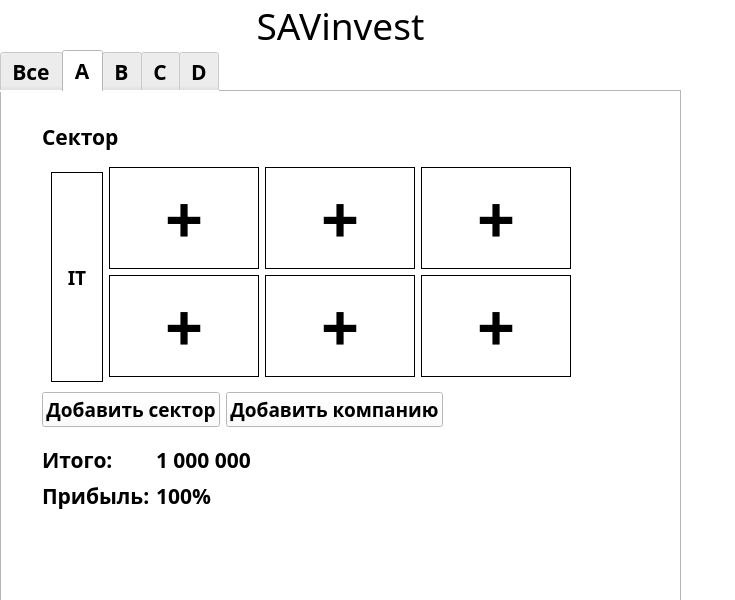
<?xml version="1.0" encoding="UTF-8"?>
<ui version="4.0">
 <class>MainWindow</class>
 <widget class="QMainWindow" name="MainWindow">
  <property name="enabled">
   <bool>true</bool>
  </property>
  <property name="geometry">
   <rect>
    <x>0</x>
    <y>0</y>
    <width>735</width>
    <height>600</height>
   </rect>
  </property>
  <property name="sizePolicy">
   <sizepolicy hsizetype="Expanding" vsizetype="Expanding">
    <horstretch>0</horstretch>
    <verstretch>0</verstretch>
   </sizepolicy>
  </property>
  <property name="minimumSize">
   <size>
    <width>670</width>
    <height>600</height>
   </size>
  </property>
  <property name="maximumSize">
   <size>
    <width>16777215</width>
    <height>16777215</height>
   </size>
  </property>
  <property name="sizeIncrement">
   <size>
    <width>0</width>
    <height>0</height>
   </size>
  </property>
  <property name="baseSize">
   <size>
    <width>670</width>
    <height>600</height>
   </size>
  </property>
  <property name="windowTitle">
   <string>MainWindow</string>
  </property>
  <property name="autoFillBackground">
   <bool>false</bool>
  </property>
  <property name="styleSheet">
   <string notr="true">background-color: white;</string>
  </property>
  <widget class="QWidget" name="centralwidget">
   <property name="sizePolicy">
    <sizepolicy hsizetype="Expanding" vsizetype="Expanding">
     <horstretch>0</horstretch>
     <verstretch>0</verstretch>
    </sizepolicy>
   </property>
   <property name="minimumSize">
    <size>
     <width>670</width>
     <height>600</height>
    </size>
   </property>
   <widget class="QWidget" name="">
    <property name="geometry">
     <rect>
      <x>0</x>
      <y>0</y>
      <width>681</width>
      <height>672</height>
     </rect>
    </property>
    <layout class="QVBoxLayout" name="verticalLayout_2" stretch="1,0">
     <property name="spacing">
      <number>0</number>
     </property>
     <property name="sizeConstraint">
      <enum>QLayout::SetNoConstraint</enum>
     </property>
     <property name="topMargin">
      <number>0</number>
     </property>
     <item>
      <widget class="QLabel" name="label">
       <property name="sizePolicy">
        <sizepolicy hsizetype="Expanding" vsizetype="Preferred">
         <horstretch>0</horstretch>
         <verstretch>0</verstretch>
        </sizepolicy>
       </property>
       <property name="minimumSize">
        <size>
         <width>670</width>
         <height>50</height>
        </size>
       </property>
       <property name="font">
        <font>
         <family>Niagara Solid</family>
         <pointsize>28</pointsize>
         <weight>50</weight>
         <italic>false</italic>
         <bold>false</bold>
        </font>
       </property>
       <property name="styleSheet">
        <string notr="true">
font: 28pt &quot;Niagara Solid&quot;;</string>
       </property>
       <property name="text">
        <string>SAVinvest</string>
       </property>
       <property name="alignment">
        <set>Qt::AlignCenter</set>
       </property>
      </widget>
     </item>
     <item>
      <widget class="QTabWidget" name="tabWidget">
       <property name="sizePolicy">
        <sizepolicy hsizetype="Expanding" vsizetype="Expanding">
         <horstretch>0</horstretch>
         <verstretch>0</verstretch>
        </sizepolicy>
       </property>
       <property name="minimumSize">
        <size>
         <width>660</width>
         <height>620</height>
        </size>
       </property>
       <property name="font">
        <font>
         <family>Pobeda</family>
         <pointsize>16</pointsize>
         <weight>75</weight>
         <bold>true</bold>
        </font>
       </property>
       <property name="cursor">
        <cursorShape>ArrowCursor</cursorShape>
       </property>
       <property name="contextMenuPolicy">
        <enum>Qt::ActionsContextMenu</enum>
       </property>
       <property name="acceptDrops">
        <bool>true</bool>
       </property>
       <property name="styleSheet">
        <string notr="true">board-width: 3</string>
       </property>
       <property name="tabPosition">
        <enum>QTabWidget::North</enum>
       </property>
       <property name="tabShape">
        <enum>QTabWidget::Rounded</enum>
       </property>
       <property name="currentIndex">
        <number>1</number>
       </property>
       <property name="iconSize">
        <size>
         <width>50</width>
         <height>30</height>
        </size>
       </property>
       <property name="elideMode">
        <enum>Qt::ElideMiddle</enum>
       </property>
       <property name="documentMode">
        <bool>false</bool>
       </property>
       <property name="tabsClosable">
        <bool>false</bool>
       </property>
       <property name="movable">
        <bool>false</bool>
       </property>
       <property name="tabBarAutoHide">
        <bool>false</bool>
       </property>
       <widget class="QWidget" name="all">
        <attribute name="title">
         <string>Все</string>
        </attribute>
        <widget class="QLabel" name="label_5">
         <property name="geometry">
          <rect>
           <x>20</x>
           <y>350</y>
           <width>60</width>
           <height>38</height>
          </rect>
         </property>
         <property name="font">
          <font>
           <family>Pobeda</family>
           <pointsize>14</pointsize>
           <weight>75</weight>
           <bold>true</bold>
          </font>
         </property>
         <property name="text">
          <string>Прибыль:</string>
         </property>
        </widget>
        <widget class="QLabel" name="label_2">
         <property name="geometry">
          <rect>
           <x>20</x>
           <y>330</y>
           <width>96</width>
           <height>22</height>
          </rect>
         </property>
         <property name="font">
          <font>
           <family>Pobeda</family>
           <pointsize>14</pointsize>
           <weight>75</weight>
           <bold>true</bold>
          </font>
         </property>
         <property name="text">
          <string>Итого:</string>
         </property>
        </widget>
        <widget class="QLabel" name="label_4">
         <property name="geometry">
          <rect>
           <x>130</x>
           <y>320</y>
           <width>81</width>
           <height>41</height>
          </rect>
         </property>
         <property name="font">
          <font>
           <family>Pobeda</family>
           <pointsize>14</pointsize>
           <weight>75</weight>
           <bold>true</bold>
          </font>
         </property>
         <property name="text">
          <string>сумма</string>
         </property>
        </widget>
        <widget class="QLabel" name="label_6">
         <property name="geometry">
          <rect>
           <x>100</x>
           <y>360</y>
           <width>81</width>
           <height>22</height>
          </rect>
         </property>
         <property name="font">
          <font>
           <family>Pobeda</family>
           <pointsize>14</pointsize>
           <weight>75</weight>
           <bold>true</bold>
          </font>
         </property>
         <property name="text">
          <string>проценты</string>
         </property>
        </widget>
       </widget>
       <widget class="QWidget" name="tab_a">
        <property name="sizePolicy">
         <sizepolicy hsizetype="Expanding" vsizetype="Expanding">
          <horstretch>0</horstretch>
          <verstretch>0</verstretch>
         </sizepolicy>
        </property>
        <property name="minimumSize">
         <size>
          <width>670</width>
          <height>590</height>
         </size>
        </property>
        <property name="maximumSize">
         <size>
          <width>670</width>
          <height>590</height>
         </size>
        </property>
        <attribute name="title">
         <string>A</string>
        </attribute>
        <widget class="QWidget" name="">
         <property name="geometry">
          <rect>
           <x>40</x>
           <y>30</y>
           <width>538</width>
           <height>389</height>
          </rect>
         </property>
         <layout class="QVBoxLayout" name="verticalLayout">
          <item>
           <widget class="QLabel" name="label_26">
            <property name="font">
             <font>
              <family>Pobeda</family>
              <pointsize>16</pointsize>
              <weight>75</weight>
              <bold>true</bold>
             </font>
            </property>
            <property name="text">
             <string>Сектор</string>
            </property>
           </widget>
          </item>
          <item>
           <widget class="QWidget" name="widget" native="true">
            <layout class="QGridLayout" name="gridLayout" rowstretch="1,1">
             <item row="0" column="0" rowspan="2">
              <widget class="QLabel" name="label_33">
               <property name="sizePolicy">
                <sizepolicy hsizetype="Expanding" vsizetype="Expanding">
                 <horstretch>0</horstretch>
                 <verstretch>0</verstretch>
                </sizepolicy>
               </property>
               <property name="minimumSize">
                <size>
                 <width>50</width>
                 <height>210</height>
                </size>
               </property>
               <property name="maximumSize">
                <size>
                 <width>250</width>
                 <height>200</height>
                </size>
               </property>
               <property name="font">
                <font>
                 <family>Pobeda</family>
                 <pointsize>14</pointsize>
                 <weight>75</weight>
                 <bold>true</bold>
                </font>
               </property>
               <property name="frameShape">
                <enum>QFrame::Box</enum>
               </property>
               <property name="frameShadow">
                <enum>QFrame::Plain</enum>
               </property>
               <property name="text">
                <string>IT</string>
               </property>
               <property name="textFormat">
                <enum>Qt::AutoText</enum>
               </property>
               <property name="alignment">
                <set>Qt::AlignCenter</set>
               </property>
               <property name="wordWrap">
                <bool>false</bool>
               </property>
              </widget>
             </item>
             <item row="0" column="1">
              <widget class="QLabel" name="label_27">
               <property name="sizePolicy">
                <sizepolicy hsizetype="Expanding" vsizetype="Expanding">
                 <horstretch>0</horstretch>
                 <verstretch>0</verstretch>
                </sizepolicy>
               </property>
               <property name="minimumSize">
                <size>
                 <width>150</width>
                 <height>100</height>
                </size>
               </property>
               <property name="maximumSize">
                <size>
                 <width>250</width>
                 <height>200</height>
                </size>
               </property>
               <property name="font">
                <font>
                 <family>Pobeda</family>
                 <pointsize>50</pointsize>
                 <weight>75</weight>
                 <bold>true</bold>
                </font>
               </property>
               <property name="frameShape">
                <enum>QFrame::Box</enum>
               </property>
               <property name="frameShadow">
                <enum>QFrame::Plain</enum>
               </property>
               <property name="text">
                <string>+</string>
               </property>
               <property name="textFormat">
                <enum>Qt::AutoText</enum>
               </property>
               <property name="alignment">
                <set>Qt::AlignCenter</set>
               </property>
               <property name="wordWrap">
                <bool>false</bool>
               </property>
              </widget>
             </item>
             <item row="0" column="2">
              <widget class="QLabel" name="label_28">
               <property name="sizePolicy">
                <sizepolicy hsizetype="Expanding" vsizetype="Expanding">
                 <horstretch>0</horstretch>
                 <verstretch>0</verstretch>
                </sizepolicy>
               </property>
               <property name="minimumSize">
                <size>
                 <width>150</width>
                 <height>100</height>
                </size>
               </property>
               <property name="maximumSize">
                <size>
                 <width>250</width>
                 <height>200</height>
                </size>
               </property>
               <property name="font">
                <font>
                 <family>Pobeda</family>
                 <pointsize>50</pointsize>
                 <weight>75</weight>
                 <bold>true</bold>
                </font>
               </property>
               <property name="frameShape">
                <enum>QFrame::Box</enum>
               </property>
               <property name="frameShadow">
                <enum>QFrame::Plain</enum>
               </property>
               <property name="text">
                <string>+</string>
               </property>
               <property name="textFormat">
                <enum>Qt::AutoText</enum>
               </property>
               <property name="alignment">
                <set>Qt::AlignCenter</set>
               </property>
               <property name="wordWrap">
                <bool>false</bool>
               </property>
              </widget>
             </item>
             <item row="0" column="3">
              <widget class="QLabel" name="label_29">
               <property name="sizePolicy">
                <sizepolicy hsizetype="Expanding" vsizetype="Expanding">
                 <horstretch>0</horstretch>
                 <verstretch>0</verstretch>
                </sizepolicy>
               </property>
               <property name="minimumSize">
                <size>
                 <width>150</width>
                 <height>100</height>
                </size>
               </property>
               <property name="maximumSize">
                <size>
                 <width>250</width>
                 <height>200</height>
                </size>
               </property>
               <property name="font">
                <font>
                 <family>Pobeda</family>
                 <pointsize>50</pointsize>
                 <weight>75</weight>
                 <bold>true</bold>
                </font>
               </property>
               <property name="frameShape">
                <enum>QFrame::Box</enum>
               </property>
               <property name="frameShadow">
                <enum>QFrame::Plain</enum>
               </property>
               <property name="text">
                <string>+</string>
               </property>
               <property name="textFormat">
                <enum>Qt::AutoText</enum>
               </property>
               <property name="alignment">
                <set>Qt::AlignCenter</set>
               </property>
               <property name="wordWrap">
                <bool>false</bool>
               </property>
              </widget>
             </item>
             <item row="1" column="1">
              <widget class="QLabel" name="label_32">
               <property name="sizePolicy">
                <sizepolicy hsizetype="Expanding" vsizetype="Expanding">
                 <horstretch>0</horstretch>
                 <verstretch>0</verstretch>
                </sizepolicy>
               </property>
               <property name="minimumSize">
                <size>
                 <width>150</width>
                 <height>100</height>
                </size>
               </property>
               <property name="maximumSize">
                <size>
                 <width>250</width>
                 <height>200</height>
                </size>
               </property>
               <property name="font">
                <font>
                 <family>Pobeda</family>
                 <pointsize>50</pointsize>
                 <weight>75</weight>
                 <bold>true</bold>
                </font>
               </property>
               <property name="frameShape">
                <enum>QFrame::Box</enum>
               </property>
               <property name="frameShadow">
                <enum>QFrame::Plain</enum>
               </property>
               <property name="text">
                <string>+</string>
               </property>
               <property name="textFormat">
                <enum>Qt::AutoText</enum>
               </property>
               <property name="alignment">
                <set>Qt::AlignCenter</set>
               </property>
               <property name="wordWrap">
                <bool>false</bool>
               </property>
              </widget>
             </item>
             <item row="1" column="2">
              <widget class="QLabel" name="label_31">
               <property name="sizePolicy">
                <sizepolicy hsizetype="Expanding" vsizetype="Expanding">
                 <horstretch>0</horstretch>
                 <verstretch>0</verstretch>
                </sizepolicy>
               </property>
               <property name="minimumSize">
                <size>
                 <width>150</width>
                 <height>100</height>
                </size>
               </property>
               <property name="maximumSize">
                <size>
                 <width>250</width>
                 <height>200</height>
                </size>
               </property>
               <property name="font">
                <font>
                 <family>Pobeda</family>
                 <pointsize>50</pointsize>
                 <weight>75</weight>
                 <bold>true</bold>
                </font>
               </property>
               <property name="frameShape">
                <enum>QFrame::Box</enum>
               </property>
               <property name="frameShadow">
                <enum>QFrame::Plain</enum>
               </property>
               <property name="text">
                <string>+</string>
               </property>
               <property name="textFormat">
                <enum>Qt::AutoText</enum>
               </property>
               <property name="alignment">
                <set>Qt::AlignCenter</set>
               </property>
               <property name="wordWrap">
                <bool>false</bool>
               </property>
              </widget>
             </item>
             <item row="1" column="3">
              <widget class="QLabel" name="label_30">
               <property name="sizePolicy">
                <sizepolicy hsizetype="Expanding" vsizetype="Expanding">
                 <horstretch>0</horstretch>
                 <verstretch>0</verstretch>
                </sizepolicy>
               </property>
               <property name="minimumSize">
                <size>
                 <width>150</width>
                 <height>100</height>
                </size>
               </property>
               <property name="maximumSize">
                <size>
                 <width>250</width>
                 <height>200</height>
                </size>
               </property>
               <property name="font">
                <font>
                 <family>Pobeda</family>
                 <pointsize>50</pointsize>
                 <weight>75</weight>
                 <bold>true</bold>
                </font>
               </property>
               <property name="frameShape">
                <enum>QFrame::Box</enum>
               </property>
               <property name="frameShadow">
                <enum>QFrame::Plain</enum>
               </property>
               <property name="text">
                <string>+</string>
               </property>
               <property name="textFormat">
                <enum>Qt::AutoText</enum>
               </property>
               <property name="alignment">
                <set>Qt::AlignCenter</set>
               </property>
               <property name="wordWrap">
                <bool>false</bool>
               </property>
              </widget>
             </item>
            </layout>
           </widget>
          </item>
          <item>
           <layout class="QHBoxLayout" name="horizontalLayout">
            <item>
             <widget class="QPushButton" name="pushButton">
              <property name="font">
               <font>
                <family>Pobeda</family>
                <pointsize>14</pointsize>
                <weight>75</weight>
                <bold>true</bold>
               </font>
              </property>
              <property name="text">
               <string>Добавить сектор</string>
              </property>
             </widget>
            </item>
            <item>
             <widget class="QPushButton" name="pushButton_2">
              <property name="font">
               <font>
                <family>Pobeda</family>
                <pointsize>14</pointsize>
                <weight>75</weight>
                <bold>true</bold>
               </font>
              </property>
              <property name="text">
               <string>Добавить компанию</string>
              </property>
             </widget>
            </item>
            <item>
             <spacer name="horizontalSpacer">
              <property name="orientation">
               <enum>Qt::Horizontal</enum>
              </property>
              <property name="sizeHint" stdset="0">
               <size>
                <width>40</width>
                <height>20</height>
               </size>
              </property>
             </spacer>
            </item>
           </layout>
          </item>
          <item>
           <spacer name="verticalSpacer">
            <property name="orientation">
             <enum>Qt::Vertical</enum>
            </property>
            <property name="sizeHint" stdset="0">
             <size>
              <width>20</width>
              <height>40</height>
             </size>
            </property>
           </spacer>
          </item>
          <item>
           <layout class="QFormLayout" name="formLayout">
            <item row="0" column="0">
             <widget class="QLabel" name="label_10">
              <property name="font">
               <font>
                <family>Pobeda</family>
                <pointsize>16</pointsize>
                <weight>75</weight>
                <bold>true</bold>
               </font>
              </property>
              <property name="text">
               <string>Итого:</string>
              </property>
             </widget>
            </item>
            <item row="0" column="1">
             <widget class="QLabel" name="label_12">
              <property name="font">
               <font>
                <family>Pobeda</family>
                <pointsize>16</pointsize>
                <weight>75</weight>
                <bold>true</bold>
               </font>
              </property>
              <property name="text">
               <string>1 000 000</string>
              </property>
             </widget>
            </item>
            <item row="1" column="0">
             <widget class="QLabel" name="label_11">
              <property name="font">
               <font>
                <family>Pobeda</family>
                <pointsize>16</pointsize>
                <weight>75</weight>
                <bold>true</bold>
               </font>
              </property>
              <property name="text">
               <string>Прибыль:</string>
              </property>
             </widget>
            </item>
            <item row="1" column="1">
             <widget class="QLabel" name="label_13">
              <property name="font">
               <font>
                <family>Pobeda</family>
                <pointsize>16</pointsize>
                <weight>75</weight>
                <bold>true</bold>
               </font>
              </property>
              <property name="text">
               <string>100%</string>
              </property>
             </widget>
            </item>
           </layout>
          </item>
         </layout>
        </widget>
       </widget>
       <widget class="QWidget" name="tab_b">
        <attribute name="title">
         <string>B</string>
        </attribute>
        <widget class="QLabel" name="label_14">
         <property name="geometry">
          <rect>
           <x>10</x>
           <y>330</y>
           <width>96</width>
           <height>22</height>
          </rect>
         </property>
         <property name="font">
          <font>
           <family>Pobeda</family>
           <pointsize>14</pointsize>
           <weight>75</weight>
           <bold>true</bold>
          </font>
         </property>
         <property name="text">
          <string>Итого:</string>
         </property>
        </widget>
        <widget class="QLabel" name="label_15">
         <property name="geometry">
          <rect>
           <x>10</x>
           <y>350</y>
           <width>60</width>
           <height>38</height>
          </rect>
         </property>
         <property name="font">
          <font>
           <family>Pobeda</family>
           <pointsize>14</pointsize>
           <weight>75</weight>
           <bold>true</bold>
          </font>
         </property>
         <property name="text">
          <string>Прибыль:</string>
         </property>
        </widget>
        <widget class="QLabel" name="label_16">
         <property name="geometry">
          <rect>
           <x>120</x>
           <y>320</y>
           <width>81</width>
           <height>41</height>
          </rect>
         </property>
         <property name="font">
          <font>
           <family>Pobeda</family>
           <pointsize>14</pointsize>
           <weight>75</weight>
           <bold>true</bold>
          </font>
         </property>
         <property name="text">
          <string>сумма</string>
         </property>
        </widget>
        <widget class="QLabel" name="label_17">
         <property name="geometry">
          <rect>
           <x>90</x>
           <y>360</y>
           <width>81</width>
           <height>22</height>
          </rect>
         </property>
         <property name="font">
          <font>
           <family>Pobeda</family>
           <pointsize>14</pointsize>
           <weight>75</weight>
           <bold>true</bold>
          </font>
         </property>
         <property name="text">
          <string>проценты</string>
         </property>
        </widget>
       </widget>
       <widget class="QWidget" name="tab_c">
        <attribute name="title">
         <string>C</string>
        </attribute>
        <widget class="QLabel" name="label_18">
         <property name="geometry">
          <rect>
           <x>20</x>
           <y>340</y>
           <width>96</width>
           <height>22</height>
          </rect>
         </property>
         <property name="font">
          <font>
           <family>Pobeda</family>
           <pointsize>14</pointsize>
           <weight>75</weight>
           <bold>true</bold>
          </font>
         </property>
         <property name="text">
          <string>Итого:</string>
         </property>
        </widget>
        <widget class="QLabel" name="label_19">
         <property name="geometry">
          <rect>
           <x>20</x>
           <y>360</y>
           <width>60</width>
           <height>38</height>
          </rect>
         </property>
         <property name="font">
          <font>
           <family>Pobeda</family>
           <pointsize>14</pointsize>
           <weight>75</weight>
           <bold>true</bold>
          </font>
         </property>
         <property name="text">
          <string>Прибыль:</string>
         </property>
        </widget>
        <widget class="QLabel" name="label_20">
         <property name="geometry">
          <rect>
           <x>130</x>
           <y>330</y>
           <width>81</width>
           <height>41</height>
          </rect>
         </property>
         <property name="font">
          <font>
           <family>Pobeda</family>
           <pointsize>14</pointsize>
           <weight>75</weight>
           <bold>true</bold>
          </font>
         </property>
         <property name="text">
          <string>сумма</string>
         </property>
        </widget>
        <widget class="QLabel" name="label_21">
         <property name="geometry">
          <rect>
           <x>100</x>
           <y>370</y>
           <width>81</width>
           <height>22</height>
          </rect>
         </property>
         <property name="font">
          <font>
           <family>Pobeda</family>
           <pointsize>14</pointsize>
           <weight>75</weight>
           <bold>true</bold>
          </font>
         </property>
         <property name="text">
          <string>проценты</string>
         </property>
        </widget>
       </widget>
       <widget class="QWidget" name="tab_d">
        <attribute name="title">
         <string>D</string>
        </attribute>
        <widget class="QLabel" name="label_22">
         <property name="geometry">
          <rect>
           <x>10</x>
           <y>330</y>
           <width>96</width>
           <height>22</height>
          </rect>
         </property>
         <property name="font">
          <font>
           <family>Pobeda</family>
           <pointsize>14</pointsize>
           <weight>75</weight>
           <bold>true</bold>
          </font>
         </property>
         <property name="text">
          <string>Итого:</string>
         </property>
        </widget>
        <widget class="QLabel" name="label_23">
         <property name="geometry">
          <rect>
           <x>10</x>
           <y>350</y>
           <width>60</width>
           <height>38</height>
          </rect>
         </property>
         <property name="font">
          <font>
           <family>Pobeda</family>
           <pointsize>14</pointsize>
           <weight>75</weight>
           <bold>true</bold>
          </font>
         </property>
         <property name="text">
          <string>Прибыль:</string>
         </property>
        </widget>
        <widget class="QLabel" name="label_24">
         <property name="geometry">
          <rect>
           <x>120</x>
           <y>320</y>
           <width>81</width>
           <height>41</height>
          </rect>
         </property>
         <property name="font">
          <font>
           <family>Pobeda</family>
           <pointsize>14</pointsize>
           <weight>75</weight>
           <bold>true</bold>
          </font>
         </property>
         <property name="text">
          <string>сумма</string>
         </property>
        </widget>
        <widget class="QLabel" name="label_25">
         <property name="geometry">
          <rect>
           <x>90</x>
           <y>360</y>
           <width>81</width>
           <height>22</height>
          </rect>
         </property>
         <property name="font">
          <font>
           <family>Pobeda</family>
           <pointsize>14</pointsize>
           <weight>75</weight>
           <bold>true</bold>
          </font>
         </property>
         <property name="text">
          <string>проценты</string>
         </property>
        </widget>
       </widget>
      </widget>
     </item>
    </layout>
   </widget>
  </widget>
 </widget>
 <resources/>
 <connections/>
</ui>
